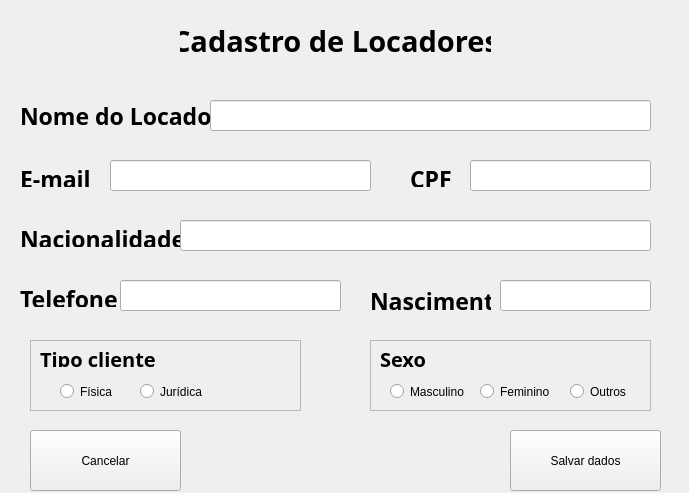
<?xml version="1.0" encoding="UTF-8"?>
<ui version="4.0">
 <class>Form_locador</class>
 <widget class="QWidget" name="Form_locador">
  <property name="geometry">
   <rect>
    <x>0</x>
    <y>0</y>
    <width>689</width>
    <height>493</height>
   </rect>
  </property>
  <property name="mouseTracking">
   <bool>false</bool>
  </property>
  <property name="tabletTracking">
   <bool>false</bool>
  </property>
  <property name="windowTitle">
   <string>Form</string>
  </property>
  <widget class="QLabel" name="label">
   <property name="geometry">
    <rect>
     <x>180</x>
     <y>10</y>
     <width>311</width>
     <height>61</height>
    </rect>
   </property>
   <property name="font">
    <font>
     <family>Ubuntu Condensed</family>
     <pointsize>22</pointsize>
     <weight>75</weight>
     <bold>true</bold>
    </font>
   </property>
   <property name="text">
    <string>Cadastro de Locadores</string>
   </property>
   <property name="alignment">
    <set>Qt::AlignCenter</set>
   </property>
  </widget>
  <widget class="QLabel" name="label_2">
   <property name="geometry">
    <rect>
     <x>20</x>
     <y>100</y>
     <width>231</width>
     <height>31</height>
    </rect>
   </property>
   <property name="font">
    <font>
     <family>Ubuntu Mono</family>
     <pointsize>17</pointsize>
     <weight>75</weight>
     <italic>false</italic>
     <bold>true</bold>
    </font>
   </property>
   <property name="text">
    <string>Nome do Locador</string>
   </property>
  </widget>
  <widget class="QLabel" name="label_3">
   <property name="geometry">
    <rect>
     <x>410</x>
     <y>170</y>
     <width>41</width>
     <height>17</height>
    </rect>
   </property>
   <property name="font">
    <font>
     <family>Ubuntu Mono</family>
     <pointsize>17</pointsize>
     <weight>75</weight>
     <bold>true</bold>
    </font>
   </property>
   <property name="text">
    <string>CPF</string>
   </property>
  </widget>
  <widget class="QLabel" name="label_4">
   <property name="geometry">
    <rect>
     <x>20</x>
     <y>230</y>
     <width>161</width>
     <height>17</height>
    </rect>
   </property>
   <property name="font">
    <font>
     <family>Ubuntu Mono</family>
     <pointsize>17</pointsize>
     <weight>75</weight>
     <bold>true</bold>
    </font>
   </property>
   <property name="text">
    <string>Nacionalidade</string>
   </property>
  </widget>
  <widget class="QLabel" name="label_5">
   <property name="geometry">
    <rect>
     <x>20</x>
     <y>290</y>
     <width>101</width>
     <height>17</height>
    </rect>
   </property>
   <property name="font">
    <font>
     <family>Ubuntu Mono</family>
     <pointsize>17</pointsize>
     <weight>75</weight>
     <bold>true</bold>
    </font>
   </property>
   <property name="text">
    <string>Telefone</string>
   </property>
  </widget>
  <widget class="QLabel" name="label_6">
   <property name="geometry">
    <rect>
     <x>20</x>
     <y>170</y>
     <width>91</width>
     <height>17</height>
    </rect>
   </property>
   <property name="font">
    <font>
     <family>Ubuntu Mono</family>
     <pointsize>17</pointsize>
     <weight>75</weight>
     <bold>true</bold>
    </font>
   </property>
   <property name="text">
    <string>E-mail</string>
   </property>
  </widget>
  <widget class="QLabel" name="label_9">
   <property name="geometry">
    <rect>
     <x>370</x>
     <y>280</y>
     <width>121</width>
     <height>41</height>
    </rect>
   </property>
   <property name="font">
    <font>
     <family>Ubuntu Mono</family>
     <pointsize>17</pointsize>
     <weight>75</weight>
     <bold>true</bold>
    </font>
   </property>
   <property name="text">
    <string>Nascimento</string>
   </property>
   <property name="textFormat">
    <enum>Qt::AutoText</enum>
   </property>
   <property name="wordWrap">
    <bool>false</bool>
   </property>
  </widget>
  <widget class="QPushButton" name="salvar_owner">
   <property name="geometry">
    <rect>
     <x>510</x>
     <y>430</y>
     <width>151</width>
     <height>61</height>
    </rect>
   </property>
   <property name="text">
    <string>Salvar dados</string>
   </property>
  </widget>
  <widget class="QLineEdit" name="line_nome_prop">
   <property name="geometry">
    <rect>
     <x>210</x>
     <y>100</y>
     <width>441</width>
     <height>31</height>
    </rect>
   </property>
  </widget>
  <widget class="QLineEdit" name="line_email">
   <property name="geometry">
    <rect>
     <x>110</x>
     <y>160</y>
     <width>261</width>
     <height>31</height>
    </rect>
   </property>
  </widget>
  <widget class="QLineEdit" name="line_nacio">
   <property name="geometry">
    <rect>
     <x>180</x>
     <y>220</y>
     <width>471</width>
     <height>31</height>
    </rect>
   </property>
  </widget>
  <widget class="QLineEdit" name="line_cpf">
   <property name="geometry">
    <rect>
     <x>470</x>
     <y>160</y>
     <width>181</width>
     <height>31</height>
    </rect>
   </property>
  </widget>
  <widget class="QLineEdit" name="line_telef">
   <property name="geometry">
    <rect>
     <x>120</x>
     <y>280</y>
     <width>221</width>
     <height>31</height>
    </rect>
   </property>
  </widget>
  <widget class="QFrame" name="frame_sexo">
   <property name="geometry">
    <rect>
     <x>370</x>
     <y>340</y>
     <width>281</width>
     <height>71</height>
    </rect>
   </property>
   <property name="autoFillBackground">
    <bool>true</bool>
   </property>
   <property name="frameShape">
    <enum>QFrame::StyledPanel</enum>
   </property>
   <property name="frameShadow">
    <enum>QFrame::Raised</enum>
   </property>
   <widget class="QRadioButton" name="radioButton_3">
    <property name="geometry">
     <rect>
      <x>200</x>
      <y>40</y>
      <width>71</width>
      <height>23</height>
     </rect>
    </property>
    <property name="text">
     <string>Outros</string>
    </property>
   </widget>
   <widget class="QRadioButton" name="radioButton_2">
    <property name="geometry">
     <rect>
      <x>110</x>
      <y>40</y>
      <width>91</width>
      <height>23</height>
     </rect>
    </property>
    <property name="text">
     <string>Feminino</string>
    </property>
   </widget>
   <widget class="QRadioButton" name="radioButton">
    <property name="geometry">
     <rect>
      <x>20</x>
      <y>40</y>
      <width>91</width>
      <height>23</height>
     </rect>
    </property>
    <property name="text">
     <string>Masculino</string>
    </property>
   </widget>
   <widget class="QLabel" name="label_8">
    <property name="geometry">
     <rect>
      <x>10</x>
      <y>10</y>
      <width>51</width>
      <height>17</height>
     </rect>
    </property>
    <property name="font">
     <font>
      <family>Ubuntu Mono</family>
      <pointsize>15</pointsize>
      <weight>75</weight>
      <bold>true</bold>
     </font>
    </property>
    <property name="text">
     <string>Sexo</string>
    </property>
   </widget>
  </widget>
  <widget class="QFrame" name="frame">
   <property name="geometry">
    <rect>
     <x>30</x>
     <y>340</y>
     <width>271</width>
     <height>71</height>
    </rect>
   </property>
   <property name="autoFillBackground">
    <bool>true</bool>
   </property>
   <property name="frameShape">
    <enum>QFrame::StyledPanel</enum>
   </property>
   <property name="frameShadow">
    <enum>QFrame::Raised</enum>
   </property>
   <widget class="QLabel" name="label_7">
    <property name="geometry">
     <rect>
      <x>10</x>
      <y>10</y>
      <width>121</width>
      <height>17</height>
     </rect>
    </property>
    <property name="font">
     <font>
      <family>Ubuntu Mono</family>
      <pointsize>15</pointsize>
      <weight>75</weight>
      <bold>true</bold>
     </font>
    </property>
    <property name="text">
     <string>Tipo cliente</string>
    </property>
   </widget>
   <widget class="QRadioButton" name="radioButton_5">
    <property name="geometry">
     <rect>
      <x>110</x>
      <y>40</y>
      <width>121</width>
      <height>23</height>
     </rect>
    </property>
    <property name="text">
     <string>Jurídica</string>
    </property>
   </widget>
   <widget class="QRadioButton" name="radioButton_4">
    <property name="geometry">
     <rect>
      <x>30</x>
      <y>40</y>
      <width>112</width>
      <height>23</height>
     </rect>
    </property>
    <property name="text">
     <string>Física</string>
    </property>
   </widget>
  </widget>
  <widget class="QLineEdit" name="line_nasc">
   <property name="geometry">
    <rect>
     <x>500</x>
     <y>280</y>
     <width>151</width>
     <height>31</height>
    </rect>
   </property>
  </widget>
  <widget class="QPushButton" name="cancel">
   <property name="geometry">
    <rect>
     <x>30</x>
     <y>430</y>
     <width>151</width>
     <height>61</height>
    </rect>
   </property>
   <property name="text">
    <string>Cancelar</string>
   </property>
  </widget>
 </widget>
 <resources/>
 <connections/>
</ui>
